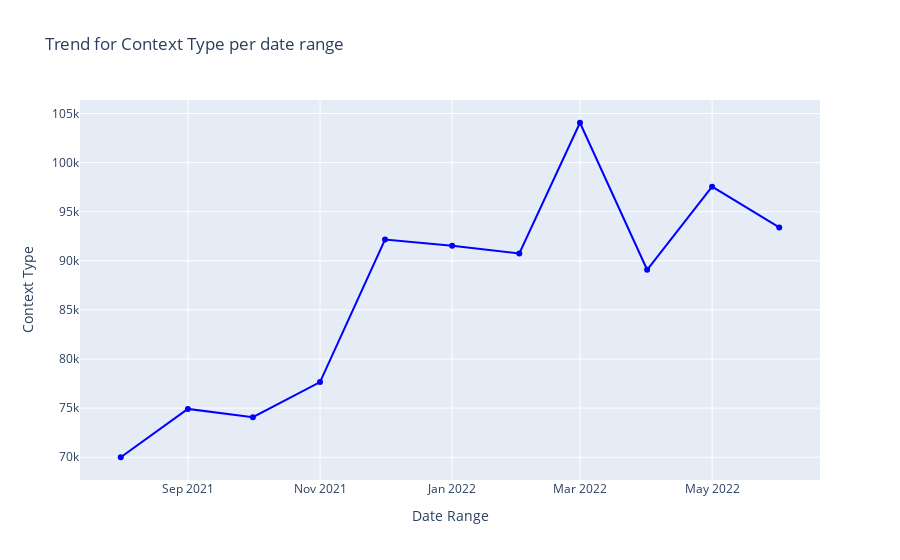

The notebook cell saved with this chart:
### Code cell
# Create a trend plot
fig = go.Figure(data=go.Scatter(x=df_month['appointment_date'].astype(dtype=str), 
                        y=df_month['Context_Type'],
                        marker_color='blue', text=""))
fig.update_layout({"title": 'Trend for Context Type per date range',
                   "xaxis": {"title":"Date Range"},
                   "yaxis": {"title":"Context Type"},
                   "showlegend": False})

### Figure 1 — Plotly figure (JSON) as saved in the notebook; plotly's stock layout.template omitted (floating-point values rounded to 4 significant figures)
{"data": [{"marker": {"color": "blue"}, "text": "", "type": "scatter", "x": ["2021-08", "2021-09", "2021-10", "2021-11", "2021-12", "2022-01", "2022-02", "2022-03", "2022-04", "2022-05", "2022-06"], "y": [69999, 74922, 74078, 77652, 92158, 91539, 90743, 104058, 89090, 97553, 93395]}], "layout": {"showlegend": false, "title": {"text": "Trend for Context Type per date range"}, "xaxis": {"title": {"text": "Date Range"}}, "yaxis": {"title": {"text": "Context Type"}}}}
